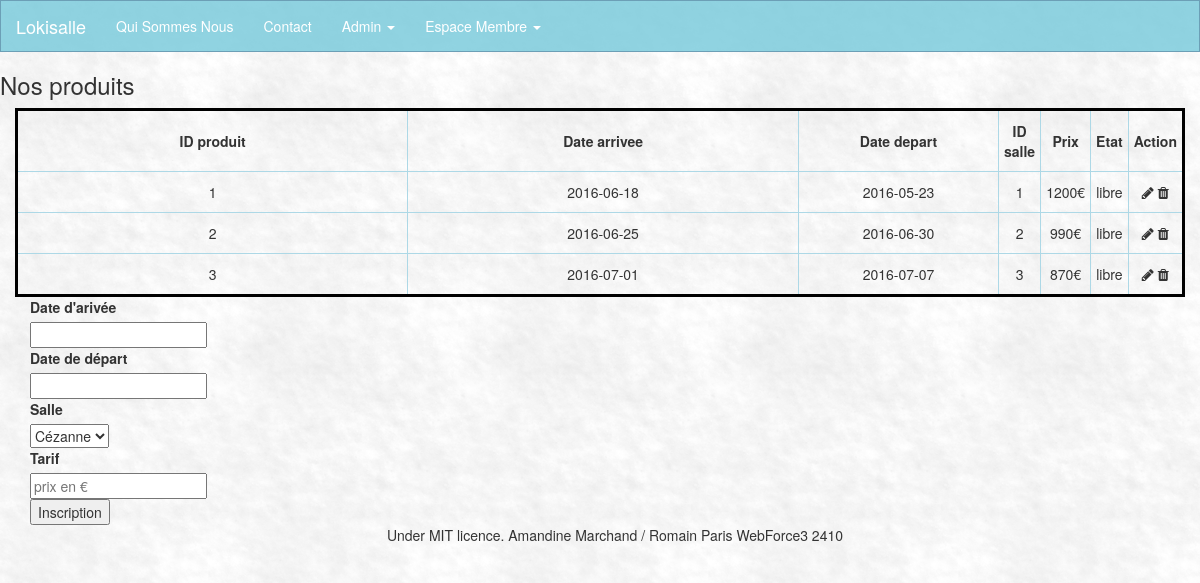
/admin/index.php?page=gestionProduit, run on the app's committed database.
### tables this page shows
CREATE TABLE `produit` (
  `id_produit` int(3) NOT NULL,
  `id_salle` int(3) NOT NULL,
  `date_arrivee` date NOT NULL,
  `date_depart` date NOT NULL,
  `prix` int(3) NOT NULL,
  `etat` enum('libre','reservation','','') NOT NULL
);

### inc/functions.inc.php (the view, shortened to what this page needs)
<?php
function getProduits() {
	global $connexion;
	$sql="SELECT * FROM salle INNER JOIN produit ON salle.id_salle=produit.id_salle";
	$req = $connexion->prepare($sql);
	$data = array();
	$req->execute($data);
	while ($resultat = $req->fetch()) {
		echo "<tr>";
			echo "<td>".$resultat['id_produit']."</td>";
			echo "<td>".$resultat['date_arrivee']."</td>";
			echo "<td>".$resultat['date_depart']."</td>";
			echo "<td>".$resultat['id_salle']."</td>";
			echo "<td>".$resultat['prix']."€"."</td>";
			echo "<td>".$resultat['etat']."</td>";
			echo "<td><i class=\"fa fa-pencil\" aria-hidden=\"true\"></i> <i class=\"fa fa-trash\" aria-hidden=\"true\"></i></td>";
		echo "</tr>";
	}
}
function selectSalle() {
	global $connexion;
	$sql = "SELECT * FROM salle ORDER BY titre ASC";
	$req = $connexion->prepare($sql);
			try {
				$req->execute();
			}catch(Exception $e) {
				var_dump($e);
			}
			$html = "<select name='id' >";
			while($datas = $req->fetch()){
			$html .= "<option value='".$datas['id_salle']."'>".$datas['titre']." </option>";
			}
			$html .="</select>";
			echo $html;
}

### assets/css/style.css (style rules this page uses)
body { background-image: url(../img/nice_snow.png); }
td, th { border: thin solid lightblue; width: 40%; padding: 10px 5px 10px 5px; text-align: center; }

### data on the page
produit: id_produit "1", date_arrivee "2016-06-18", date_depart "2016-05-23", id_salle "1", prix "1200", etat "libre"
produit: id_produit "2", date_arrivee "2016-06-25", date_depart "2016-06-30", id_salle "2", prix "990", etat "libre"
produit: id_produit "3", date_arrivee "2016-07-01", date_depart "2016-07-07", id_salle "3", prix "870", etat "libre"

### other printed values
form field id "Cézanne"
